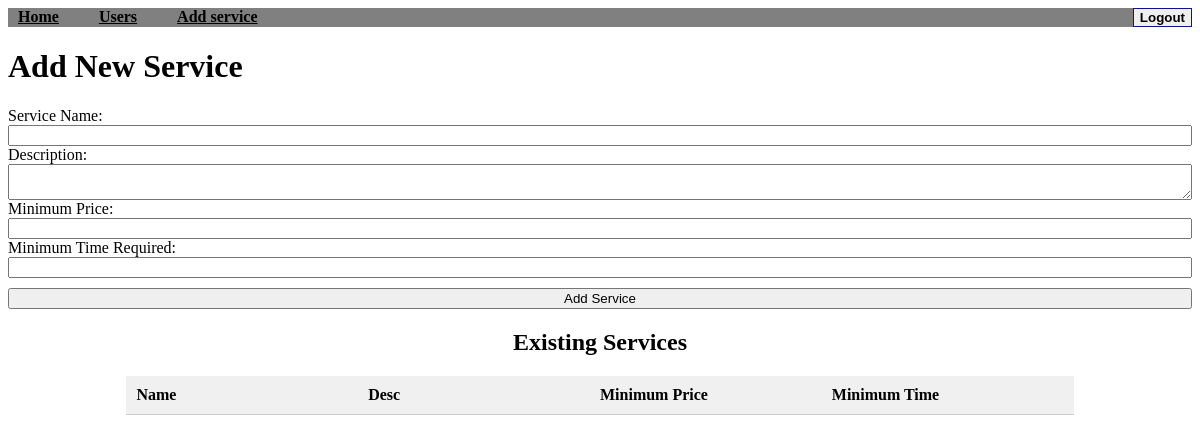
/admin-add-service (signed in), run on an earlier commit of the app's database.
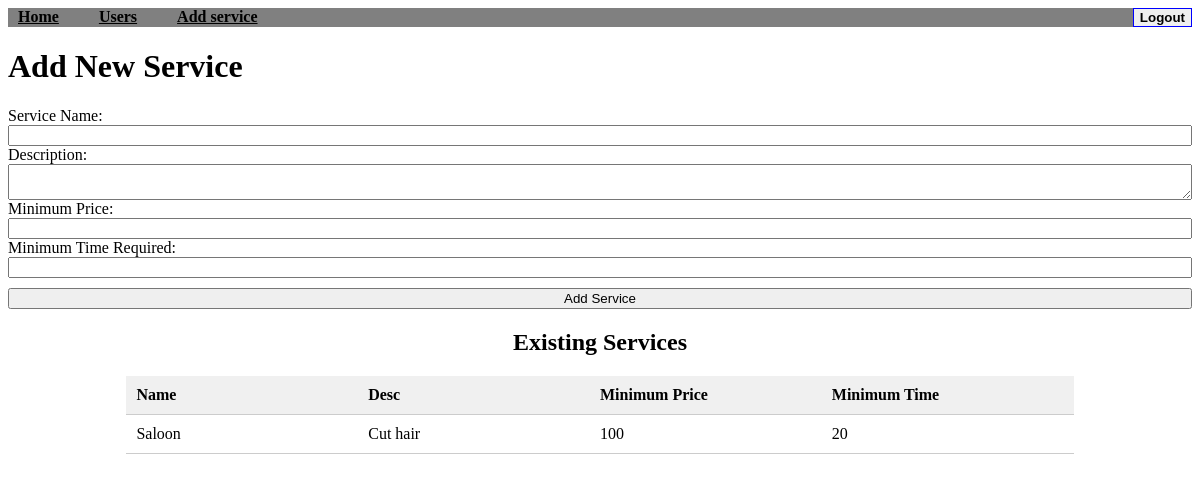
And on a later commit of the database.
### application/database.py (models this page shows)
class Services(db.Model):
    service_id = db.Column(db.Integer, primary_key=True)
    name = db.Column(db.String(150), nullable=False)
    desc = db.Column(db.String(500), nullable=False)
    min_price = db.Column(db.Integer, nullable=False)
    min_time_req = db.Column(db.String(200), nullable=False)
    requests = db.relationship('Requests', backref='services')

### app.py (the view, shortened to what this page needs)
@app.route('/admin-add-service', methods=['GET', 'POST'])
def add_service():
    if 'user_id' not in session or session['role'] != 'Admin':
        return redirect(url_for('login'))
    services = Services.query.all()
    return render_template('admin_add_service.html' ,services = services)

### templates/admin_add_service.html (shortened to what this page needs)
<!DOCTYPE html>
<html lang="en">
<head>
</head>
<body>
    <nav style="width: 100%; background-color:gray">
        <div style="display: flex; justify-content: space-between;">
            <ul style="list-style: none; display: flex; margin: 0; padding: 0;">
                <li style="margin-right: 20px;">
                    <a href="/admin" style=" color: #000; padding: 5px 10px; font-weight: bold;">Home</a>
                </li>
                <li style="margin-right: 20px;">
                    <a href="/admin-users" style=" color: #000; padding: 5px 10px; font-weight: bold;">Users</a>
                </li>
                <li style="margin-right: 20px;">
                    <a href="/admin-add-service" style=" color: #000; padding: 5px 10px; font-weight: bold;">Add service</a>
                </li>
            </ul>
            <form action="/logout" method="POST">
                <button type="submit" style="border:1px blue solid; cursor: pointer; font-weight: bold;">Logout</button>
            </form>
        </div>
    </nav>
    <div class="container" >
        <h1>Add New Service</h1>
        <form action="{{ url_for('add_service') }}" method="POST" style="display: flex; flex-direction:column;" >
            <label for="name">Service Name:</label>
            <input type="text" id="name" name="name" required>
            <label for="desc">Description:</label>
            <textarea id="desc" name="desc" required></textarea>
            <label for="min_price">Minimum Price:</label>
            <input type="number" id="min_price" name="min_price" required>
            <label for="min_time_req">Minimum Time Required:</label>
            <input type="text" id="min_time_req" name="min_time_req" style="margin-bottom: 10px;">
            <input type="submit" value="Add Service">
        </form>
    </div>
    <div style="width: 80%; margin: 0 auto; margin-top: 20px;">
        <div>
            <h2 style="text-align: center;">Existing Services</h2>
            <div style="display: flex; font-weight: bold; padding: 10px; background-color: #f0f0f0; border-bottom: 1px solid #ccc;">
                <div style="flex: 1; text-align: left;">Name</div>
                <div style="flex: 1; text-align: left;">Desc</div>
                <div style="flex: 1; text-align: left;">Minimum Price</div>
                <div style="flex: 1; text-align: left;">Minimum Time</div>
            </div>
            {% for service in services %}
            <div style="display: flex; padding: 10px; border-bottom: 1px solid #ccc;">
                <div style="flex: 1; text-align: left;">{{ service.name }}</div>
                <div style="flex: 1; text-align: left;">{{ service.desc[:10] }}</div>
                <div style="flex: 1; text-align: left;">{{ service.min_price }}</div>
                <div style="flex: 1; text-align: left;">{{ service.min_time_req }}</div>
            </div>
            {% endfor %}
        </div>
    </div>
</body>
</html>

What changed in the data, as far as the page shows it:
added Services: name "Saloon", desc "Cut hair", min_price "100", min_time_req "20"
